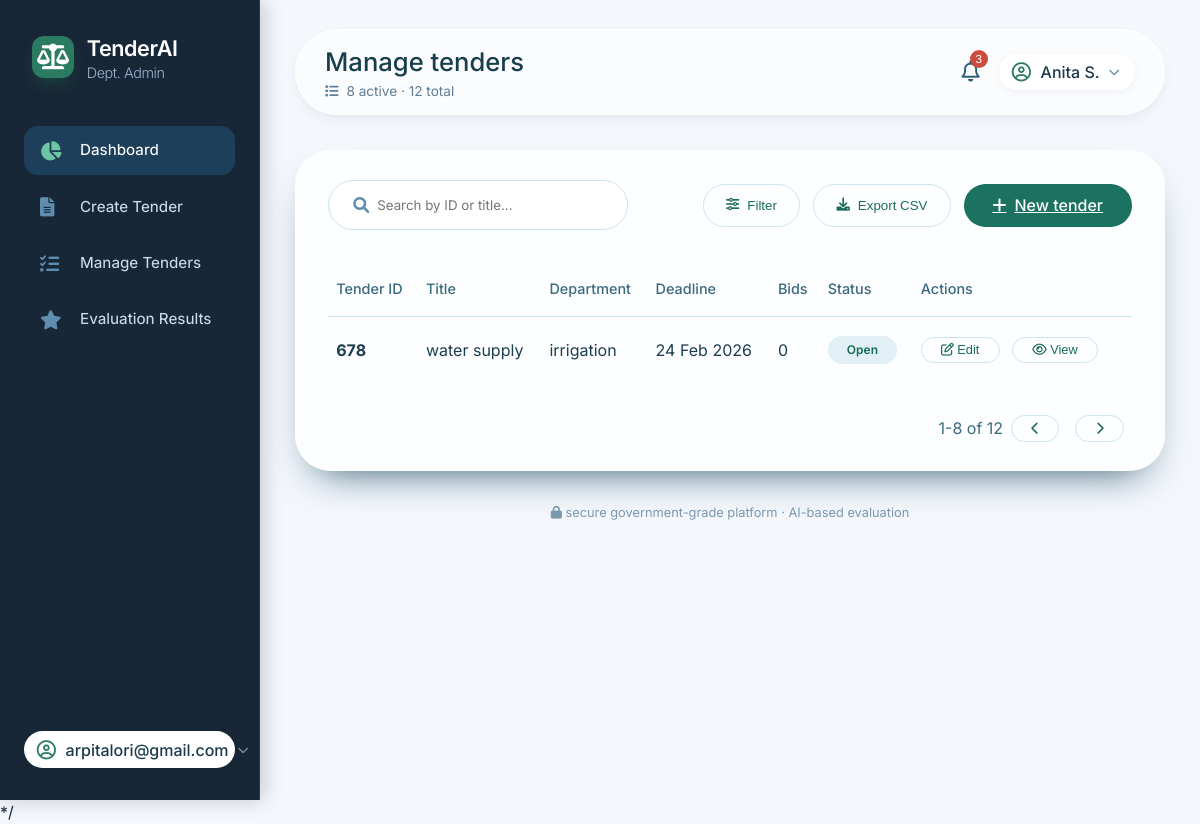
/managetender/ (signed in), run on the app's committed database.
### app1/models.py (models this page shows, shortened)
class Tender(models.Model):
    STATUS_CHOICES = [
        ('draft', 'Draft'),
        ('published', 'Published'),
    ]
    tender_id = models.CharField(max_length=50, unique=True)
    title = models.CharField(max_length=200)
    department = models.CharField(max_length=100)
    boq_file = models.FileField(upload_to='boq_files/')
    min_turnover = models.DecimalField(max_digits=15, decimal_places=2)
    min_experience = models.PositiveIntegerField(help_text="In years")
    certificates = models.CharField(max_length=200, blank=True, null=True)
    manpower = models.PositiveIntegerField(blank=True, null=True)
    weight_price = models.PositiveIntegerField(default=0)
    weight_experience = models.PositiveIntegerField(default=0)
    weight_technical = models.PositiveIntegerField(default=0)
    weight_performance = models.PositiveIntegerField(default=0)
    last_date = models.DateField()
    required_documents = models.CharField(max_length=200)
    category = models.CharField(max_length=50, blank=True, null=True)
    created_by = models.ForeignKey(User, on_delete=models.CASCADE)
    status = models.CharField(max_length=10, choices=STATUS_CHOICES, default='draft')
    created_at = models.DateTimeField(auto_now_add=True)
    updated_at = models.DateTimeField(auto_now=True)

### app1/views.py (the view)
# urls.py: path('managetender/', views.managetender, name = 'managetender'),
def managetender(request):
    tenders = Tender.objects.values('tender_id', 'title', 'department', 'last_date')
    context = {
        'tenders': tenders,
        'username': request.user.username if request.user.is_authenticated else None
    }
    return render(request, 'managetender.html', context)

### templates/managetender.html (shortened to what this page needs)
{% load static %}
<!DOCTYPE html>
<html lang="en">
<head>
  <link rel="stylesheet" href="https://cdnjs.cloudflare.com/ajax/libs/font-awesome/6.0.0-beta3/css/all.min.css">
</head>
<body>
<div class="app">
  <aside class="sidebar">
    <div class="logo-area">
      <div class="logo-icon"><i class="fas fa-scale-balanced"></i></div>
      <div class="logo-text">TenderAI <span>Dept. Admin</span></div>
    </div>
    <nav class="nav">
      <a href="{% url 'Government_dashboard' %}" class="nav-item active"><i class="fas fa-chart-pie"></i> Dashboard</button></a>
      <a href="{% url 'createtender' %}" class="nav-item"><i class="fas fa-file-alt"></i> Create Tender</button></a>
      <a href="{% url 'managetender'%}" class="nav-item"><i class="fas fa-list-check"></i> Manage Tenders</button></a>
      <a href="{% url 'evaluation'%}" class="nav-item"><i class="fas fa-star"></i> Evaluation Results</button></a>
    </nav>
    <div class="user-profile">
        <i class="far fa-user-circle"></i>
          {% if username %}
            <span>{{ username }}</span>
          {% endif %}
        <i class="fas fa-chevron-down" style="font-size:0.7rem; color:#6d8da8;"></i>
        </div>
  </aside>
  <main class="main">
    <div class="top-bar">
      <div class="page-title">
        <h1>Manage tenders</h1>
        <p><i class="fas fa-list" style="margin-right:4px;"></i> <span id="activeCount">8</span> active · <span id="totalCount">12</span> total</p>
      </div>
      <div class="right-actions">
        <div class="notification-bell" id="notificationBell">
          <i class="far fa-bell"></i>
          <span class="badge" id="notificationCount">3</span>
        </div>
        <div class="user-profile" onclick="alert('Profile settings (demo)')">
          <i class="far fa-user-circle"></i>
          <span>Anita S.</span>
          <i class="fas fa-chevron-down" style="font-size:0.7rem; color:#6d8da8;"></i>
        </div>
      </div>
    </div>
    <div class="table-card">
      <div class="search-bar">
        <div class="search-wrapper">
          <i class="fas fa-search"></i>
          <input type="text" placeholder="Search by ID or title..." id="searchInput">
        </div>
        <div class="filter-actions">
          <button class="btn-outline" id="toggleFilterBtn"><i class="fas fa-sliders-h"></i> Filter</button>
          <button class="btn-outline" id="exportBtn"><i class="fas fa-download"></i> Export CSV</button>
          <a href="{% url 'createtender' %}" class="btn-primary">
  <i class="fas fa-plus"></i> New tender
</a>
        </div>
      </div>
      <table class="tender-table" id="tenderTable">
        <thead>
          <tr>
            <th>Tender ID</th>
            <th>Title</th>
            <th>Department</th>
            <th>Deadline</th>
            <th>Bids</th>
            <th>Status</th>
            <th>Actions</th>
          </tr>
        </thead>
      <tbody id="tableBody">
  {% for tender in tenders %}
    <tr>
      <td><strong>{{ tender.tender_id }}</strong></td>
      <td>{{ tender.title }}</td>
      <td>{{ tender.department }}</td>
      <td>{{ tender.last_date|date:"d M Y" }}</td>
      <td>0</td>
      <td><span class="status-badge open">Open</span></td>
      <td>
        <button class="action-btn" onclick="alert('Edit {{ tender.tender_id }}')">
          <i class="far fa-edit"></i> Edit
        </button>
        <button class="action-btn" onclick="alert('View bids for {{ tender.tender_id }}')">
          <i class="far fa-eye"></i> View
        </button>
      </td>
    </tr>
  {% empty %}
    <tr><td colspan="7">No tenders found</td></tr>
  {% endfor %}
</tbody>
      </table>
      <div style="display: flex; justify-content: flex-end; align-items: center; margin-top: 2rem; gap: 0.5rem;">
        <span style="color:#3b6a7f;" id="paginationInfo">1-8 of 12</span>
        <button class="action-btn" style="border-radius: 20px;" id="prevPage"><i class="fas fa-chevron-left"></i></button>
        <button class="action-btn" style="border-radius: 20px;" id="nextPage"><i class="fas fa-chevron-right"></i></button>
      </div>
    </div>
    <div class="footer-note">
      <i class="fas fa-lock"></i> secure government-grade platform · AI-based evaluation
    </div>
  </main>
</div>
*/
</body>
</html>

### data on the page
Tender: tender_id "678", title "water supply", department "irrigation", last_date "24 Feb 2026"

### other printed values
{{ username }} "arpitalori@gmail.com"
